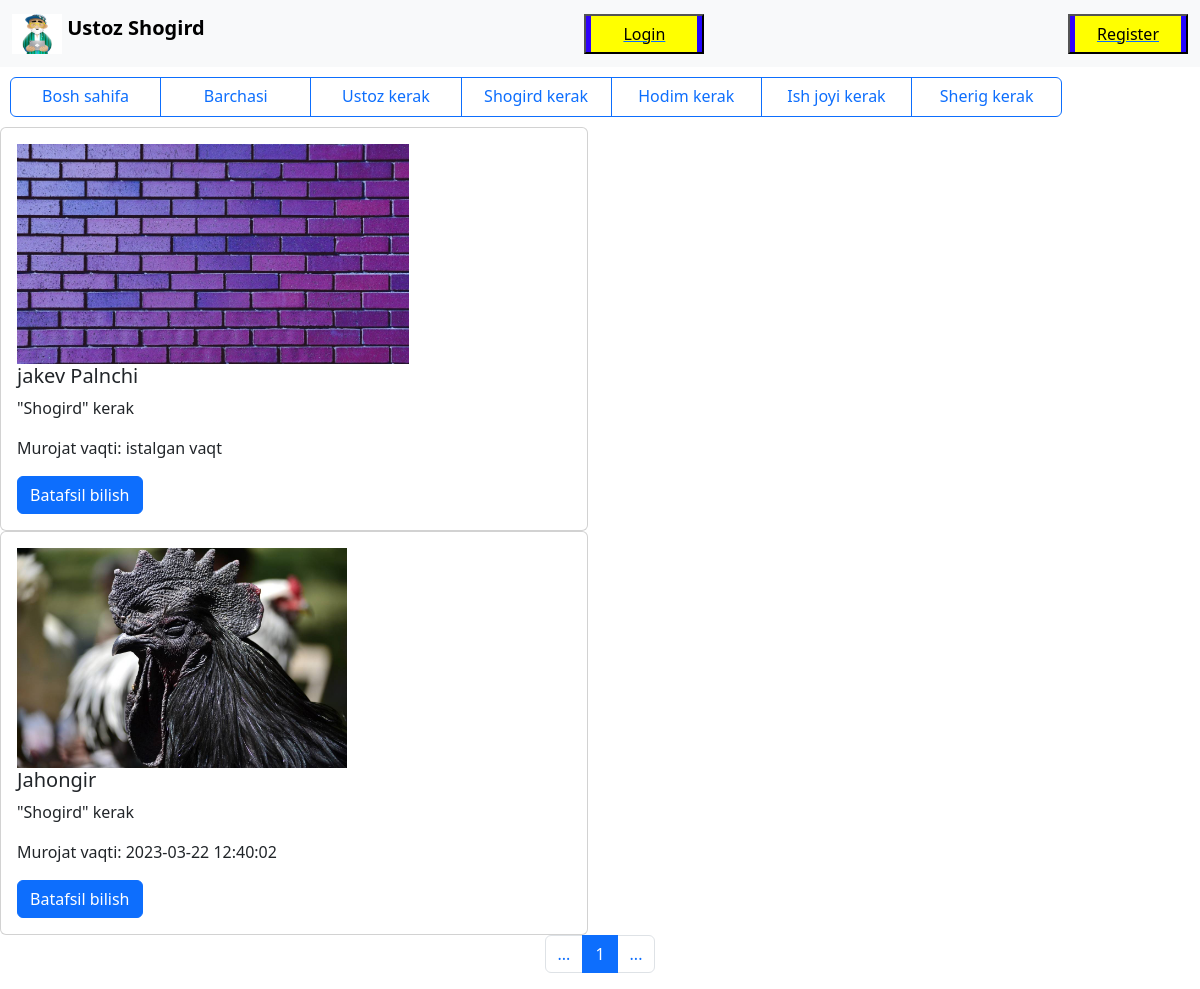
Screenshot of /list/shogird/ with the database file from the repository.
### post/models.py (models this page shows, shortened)
class Post(models.Model):
    drift = models.CharField(max_length=100,choices=tanlov)
    name = models.CharField(max_length=130,verbose_name="Ism familyangiz")
    slug = AutoSlugField(populate_from='name',unique=True)
    age = models.PositiveIntegerField(verbose_name="Yoshingiz")
    address = models.CharField(max_length=300,verbose_name="Manzilingiz")
    technology = models.CharField(max_length=500,verbose_name="Texnologiya, men",help_text='..larni bilaman')
    jobs = models.CharField(max_length=300,verbose_name="Kasp")
    price = models.CharField(max_length=100,verbose_name="Talab qilinadigan summa")
    application_time = models.CharField(max_length=51,verbose_name="Murojat qilish vaqti")
    phone = models.CharField(max_length=120,verbose_name="Bog'lanish uchun tel nomer")
    photo = models.ImageField(upload_to='photo/%Y/%m/',default='default/ustoz_shogird.jpg', blank=True, null=True)
    title = models.TextField(verbose_name="Qo'shimcha malumot")
    author = models.ForeignKey(CustomUser,on_delete=models.CASCADE,related_name='account')
    status = models.BooleanField(default=False)
    created_at = models.DateTimeField(auto_now=True)
    class Meta:
        ordering = ['-created_at']

### post/views.py (the view)
# urls.py: path('list/shogird/',list_shogird_view, name='list_shogird'),
def list_shogird_view(request):
    shogird = Post.objects.filter(drift='shogird',status=True)
    paginator = Paginator(shogird,3)
    page = request.GET.get('page')
    try:
        shogird = paginator.page(page)
    except PageNotAnInteger:
        shogird = paginator.page(1)
    except EmptyPage:
        shogird = paginator.page(paginator.num_pages)
    return render(request,'ajratish/shogird.html',{'shogird':shogird, 'page':page})

### template/ajratish/shogird.html
{% extends 'base.html' %}
{% block content %}
    {% for us in shogird %}
        <div class="row">
            <div class="col-sm-6 mb-3 mb-sm-0">
            <div class="card">
                <div class="card-body">
                <img height="220px" title="{{us.name}}"  src="{{ us.photo.url }}">
                <h5 class="card-title">{{ us.name }}</h5>
                <p class="card-text">"{{us.drift.title}}" kerak</p>
                <p class="card-text">Murojat vaqti: {{ us.application_time }}</p>
                <a href="{% url 'post_detail' us.slug %}" class="btn btn-primary">Batafsil bilish</a>
                </div>
            </div>
            </div>
        </div>
    {% endfor %}
    {% include "paginator.html" with page=shogird %}
{% endblock content%}

### rows the page displays
Post: photo (picture), name "jakev Palnchi", drift "Shogird", application_time "istalgan vaqt"
Post: photo (picture), name "Jahongir", drift "Shogird", application_time "2023-03-22 12:40:02"

### other values shown
{{ page.number }} "1"
